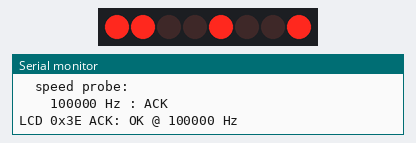
The sketch below on a simulated ESP32. On the bench: 8 port-expander outputs drawn as a row of LEDs (first output left, lit = HIGH), the last lines printed to the serial monitor. Wiring (inferred from the names in the program): PCF8574 port expander at I2C address 0x3E. Wiring (inferred from the signals the program sends): row of LEDs: on Q0, Q1, Q2, Q3, Q4, Q5, Q6, Q7. The local clock reads 2024-03-15 10:24:30 at power-on unless the sketch sets it; not simulated (calls return 0 or success): secrets.h.

Above: at 0.5 s.
At 1.01 s:
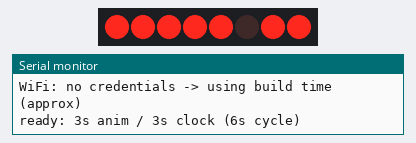
At 12.79 s:
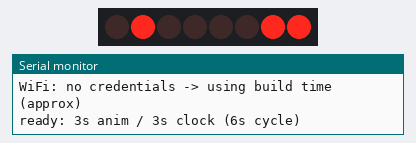
At 18.26 s:
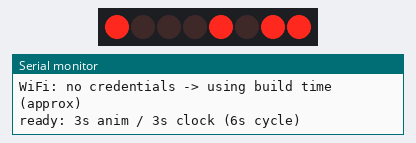
At 24.3 s:
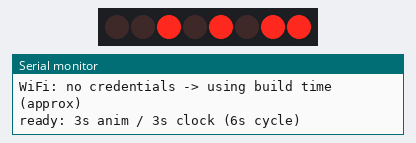
At 25.4 s:
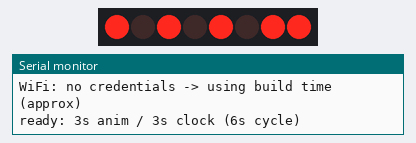
Timing chart, 0 to 40.0 s (numbered marks = the images above):
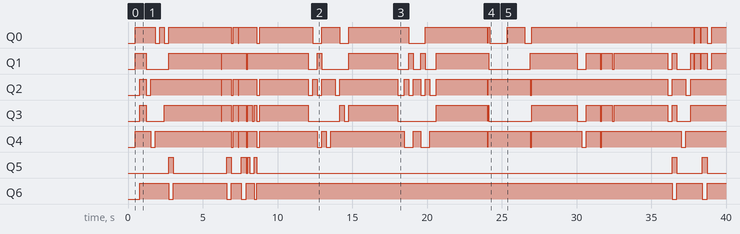

The sketch:

jwatch.ino
```cpp
/*
 * AQM1602Y-RN-GBW (ST7032i, I2C 16x2) demo  —  XIAO ESP32-C6
 *
 *   3 s : 2D animation  (drawn with an ASCII density ramp, no CGRAM needed)
 *   3 s : clock         (normal 5x8 font: HH:MM:SS + date), 6 s full cycle
 *
 * No custom characters are used at all -> nothing to swap, no flicker.
 *
 * I2C uses the ESP32-C6 INTERNAL pull-ups only.
 *   SDA = GPIO22 (D4), SCL = GPIO23 (D5), addr 0x3E
 *
 * Wiring (LCD 9-pin module):
 *   1 V0 open | 2 VOUT --[1uF]-- 5 VDD | 3 CAP1N --[1uF]-- 4 CAP1P
 *   5 VDD->3V3 | 6 VSS->GND | 7 SDA->GPIO22 | 8 SCL->GPIO23 | 9 /RES->3V3
 *
 * Wi-Fi credentials live in "secrets.h".
 */

#include <Wire.h>
#include <WiFi.h>
#include <time.h>
#include <math.h>
#include <string.h>
#include "driver/gpio.h"
#include "secrets.h"

// ---- configuration ----
static const int      PIN_SDA = 22;
static const int      PIN_SCL = 23;
static const uint8_t  LCD_ADDR = 0x3E;
static const uint8_t  LCD_CONTRAST = 35;
static const char*    TZ_INFO = "JST-9";
static uint32_t       g_i2cHz = 50000;

#define LCD_COLS 16
#define LCD_ROWS 2
#define FRAME_MS 40
#define PHASE_MS 3000UL          // switch anim <-> clock every 3 s
#define CYCLE_MS 6000UL          // one full cycle = 6 s

// animation density ramp: level 0 (empty) .. 7 (dense), built-in ROM chars
static const char kRamp[8] = {' ', '.', ':', '=', '+', '*', '#', '@'};

// -------------------------------------------------------------- low level
static void lcdCmd(uint8_t v) {
  Wire.beginTransmission(LCD_ADDR);
  Wire.write((uint8_t)0x00);
  Wire.write(v);
  Wire.endTransmission();
  delayMicroseconds(30);
}

static bool i2cPing(uint8_t a) {
  Wire.beginTransmission(a);
  return Wire.endTransmission() == 0;
}

static void i2cStart(uint32_t hz) {
  Wire.begin(PIN_SDA, PIN_SCL, hz);
  gpio_set_pull_mode((gpio_num_t)PIN_SDA, GPIO_PULLUP_ONLY);
  gpio_set_pull_mode((gpio_num_t)PIN_SCL, GPIO_PULLUP_ONLY);
}

static void busLevels() {
  pinMode(PIN_SDA, INPUT_PULLUP);
  pinMode(PIN_SCL, INPUT_PULLUP);
  delayMicroseconds(100);
  Serial.printf("  idle: SDA=%d SCL=%d\n", digitalRead(PIN_SDA), digitalRead(PIN_SCL));
}

static void probeSpeeds() {
  static const uint32_t s[] = {100000UL, 50000UL, 20000UL, 10000UL};
  Serial.println(F("  speed probe:"));
  for (unsigned i = 0; i < 4; i++) {
    Wire.end(); delay(20);
    i2cStart(s[i]); delay(20);
    bool ok = i2cPing(LCD_ADDR);
    Serial.printf("    %6lu Hz : %s\n", (unsigned long)s[i], ok ? "ACK" : "no-ack");
    if (ok) { g_i2cHz = s[i]; return; }
  }
}

static void lcdInit() {
  delay(50);
  lcdCmd(0x38); lcdCmd(0x39); lcdCmd(0x14);
  lcdCmd(0x70 | (LCD_CONTRAST & 0x0F));
  lcdCmd(0x54 | ((LCD_CONTRAST >> 4) & 0x03));
  lcdCmd(0x6C); delay(200);
  lcdCmd(0x38); lcdCmd(0x0C); lcdCmd(0x01); delay(2);
  lcdCmd(0x06);
}

// blit one 16-char row in a single transaction (raw char codes)
static void lcdWriteRow(uint8_t row, const uint8_t* codes) {
  lcdCmd(0x80 | (row ? 0x40 : 0x00));
  Wire.beginTransmission(LCD_ADDR);
  for (uint8_t i = 0; i < LCD_COLS; i++) {
    Wire.write(i == LCD_COLS - 1 ? 0x40 : 0xC0);
    Wire.write(codes[i]);
  }
  Wire.endTransmission();
}

// ------------------------------------------------------------- effects
static uint8_t g_frame[LCD_ROWS][LCD_COLS];

static inline uint8_t quant(float v) {
  if (v <= 0.0f) return 0;
  if (v >= 1.0f) return 7;
  int l = (int)(v * 8.0f);
  return (uint8_t)(l > 7 ? 7 : l);
}

static void fxPlasma(float t) {
  for (int y = 0; y < 2; y++) {
    float fy = y * 4.0f;
    for (int x = 0; x < 16; x++) {
      float v = sinf(x * 0.7f + t * 2.0f)
              + sinf(fy + t * 1.3f)
              + sinf((x * 0.5f - fy * 0.8f) + t * 1.7f);
      g_frame[y][x] = quant((v + 3.0f) / 6.0f);
    }
  }
}

static void fxBands(float t) {
  float ang = t * 0.35f, ca = cosf(ang), sa = sinf(ang);
  for (int y = 0; y < 2; y++) {
    float py = y * 4.0f;
    for (int x = 0; x < 16; x++)
      g_frame[y][x] = quant(0.5f + 0.5f * sinf((x * ca + py * sa) * 0.9f - t * 2.5f));
  }
}

static void fxRipple(float t) {
  float cx = 7.5f + 5.5f * cosf(t * 0.7f);
  float cy = 0.5f + 0.5f * sinf(t * 1.1f);
  for (int y = 0; y < 2; y++) {
    float dy = (y - cy) * 4.0f;
    for (int x = 0; x < 16; x++) {
      float dx = x - cx, d = sqrtf(dx * dx + dy * dy);
      g_frame[y][x] = quant(0.5f + 0.5f * sinf(d * 1.8f - t * 4.0f));
    }
  }
}

static float mbx[3] = {2.0f, 8.0f, 13.0f};
static float mby[3] = {0.0f, 1.0f, 0.4f};
static float mbvx[3] = {1.3f, -0.9f, 0.8f};
static float mbvy[3] = {0.35f, -0.45f, 0.55f};

static void fxMeta(float dt) {
  for (int i = 0; i < 3; i++) {
    mbx[i] += mbvx[i] * dt; mby[i] += mbvy[i] * dt;
    if (mbx[i] < 0) { mbx[i] = 0; mbvx[i] = -mbvx[i]; }
    if (mbx[i] > 15) { mbx[i] = 15; mbvx[i] = -mbvx[i]; }
    if (mby[i] < 0) { mby[i] = 0; mbvy[i] = -mbvy[i]; }
    if (mby[i] > 1) { mby[i] = 1; mbvy[i] = -mbvy[i]; }
  }
  for (int y = 0; y < 2; y++)
    for (int x = 0; x < 16; x++) {
      float s = 0.0f;
      for (int i = 0; i < 3; i++) {
        float dx = x - mbx[i], dy = (y - mby[i]) * 4.0f;
        s += 2.4f / (dx * dx + dy * dy + 0.9f);
      }
      g_frame[y][x] = quant(s * 0.5f);
    }
}

static void drawAnim() {
  uint8_t c0[LCD_COLS], c1[LCD_COLS];
  for (int i = 0; i < LCD_COLS; i++) {
    c0[i] = (uint8_t)kRamp[g_frame[0][i]];
    c1[i] = (uint8_t)kRamp[g_frame[1][i]];
  }
  lcdWriteRow(0, c0);
  lcdWriteRow(1, c1);
}

// ---------------------------------------------------------------- clock
static void setTimeFromCompile() {
  static const char months[] = "JanFebMarAprMayJunJulAugSepOctNovDec";
  char dbuf[12];
  strncpy(dbuf, __DATE__, sizeof(dbuf) - 1); dbuf[sizeof(dbuf) - 1] = 0;
  char mon[4] = {dbuf[0], dbuf[1], dbuf[2], 0};
  const char* p = strstr(months, mon);
  if (!p) return;
  struct tm t = {};
  t.tm_mon = (int)(p - months) / 3;
  t.tm_mday = atoi(dbuf + 4);
  t.tm_year = atoi(dbuf + 7) - 1900;
  t.tm_hour = atoi(__TIME__);
  t.tm_min = atoi(__TIME__ + 3);
  t.tm_sec = atoi(__TIME__ + 6);
  t.tm_isdst = -1;
  time_t tt = mktime(&t);
  struct timeval tv = { tt, 0 };
  settimeofday(&tv, nullptr);
}

static void startWifiAndNtp() {
  if (strlen(WIFI_SSID) == 0) {
    Serial.println(F("WiFi: no credentials -> using build time (approx)"));
    return;
  }
  WiFi.mode(WIFI_STA);
  WiFi.begin(WIFI_SSID, WIFI_PASS);
  Serial.printf("WiFi: connecting to %s", WIFI_SSID);
  uint32_t t0 = millis();
  while (WiFi.status() != WL_CONNECTED && millis() - t0 < 15000) { delay(300); Serial.print('.'); }
  Serial.println();
  if (WiFi.status() == WL_CONNECTED) {
    Serial.printf("WiFi: connected, IP %s\n", WiFi.localIP().toString().c_str());
    struct tm tm; uint32_t t1 = millis();
    while (!getLocalTime(&tm, 500) && millis() - t1 < 10000) Serial.print('*');
    Serial.println();
    if (getLocalTime(&tm, 0))
      Serial.printf("NTP synced: %02d:%02d:%02d\n", tm.tm_hour, tm.tm_min, tm.tm_sec);
  } else {
    Serial.println(F("WiFi: failed -> using build time (approx)"));
  }
}

// centered 16-char line from a string
static void centerInto(uint8_t* row, const char* s) {
  for (int i = 0; i < LCD_COLS; i++) row[i] = ' ';
  int n = strlen(s); if (n > LCD_COLS) n = LCD_COLS;
  int pad = (LCD_COLS - n) / 2;
  for (int i = 0; i < n; i++) row[pad + i] = (uint8_t)s[i];
}

static void drawClock(const struct tm* t) {
  char buf[17];
  uint8_t r0[LCD_COLS], r1[LCD_COLS];

  snprintf(buf, sizeof(buf), "%02d:%02d:%02d", t->tm_hour, t->tm_min, t->tm_sec);
  centerInto(r0, buf);

  snprintf(buf, sizeof(buf), "%04d/%02d/%02d", t->tm_year + 1900, t->tm_mon + 1, t->tm_mday);
  centerInto(r1, buf);

  lcdWriteRow(0, r0);
  lcdWriteRow(1, r1);
}

// ---------------------------------------------------------------- setup
void setup() {
  Serial.begin(115200);
  delay(400);
  Serial.println(F("\n=== AQM1602Y anim + clock (XIAO ESP32-C6) ==="));
  busLevels();
  probeSpeeds();

  Wire.beginTransmission(LCD_ADDR);
  uint8_t err = Wire.endTransmission();
  Serial.printf("LCD 0x%02X ACK: %s @ %lu Hz\n",
                LCD_ADDR, err == 0 ? "OK" : "FAIL", (unsigned long)g_i2cHz);

  lcdInit();
  lcdCmd(0x01); delay(2);

  configTzTime(TZ_INFO, "ntp.nict.jp", "pool.ntp.org");
  setTimeFromCompile();
  startWifiAndNtp();
  Serial.println(F("ready: 3s anim / 3s clock (6s cycle)"));
}

// ----------------------------------------------------------------- loop
void loop() {
  static uint32_t lastAnimMs = 0;
  static float    t = 0.0f;
  static int      lastClockSec = -1;
  static bool     wasClock = false;

  uint32_t now = millis();

  struct tm now_tm;
  bool have = getLocalTime(&now_tm, 0);
  if (!have) {
    uint32_t s = now / 1000;
    now_tm.tm_hour = (s / 3600) % 24; now_tm.tm_min = (s / 60) % 60;
    now_tm.tm_sec = s % 60;
  }

  bool showClock = ((now / PHASE_MS) % 2UL) == 1UL;   // 3 s anim / 3 s clock

  if (showClock) {                                    // -------- clock window
    wasClock = true;
    if (now_tm.tm_sec != lastClockSec) {
      lastClockSec = now_tm.tm_sec;
      drawClock(&now_tm);
    }
    return;
  }

  // -------------------------------------- animation window
  if (wasClock) { wasClock = false; lastAnimMs = now; lastClockSec = -1; }
  if (now - lastAnimMs < FRAME_MS) return;
  float dt = (now - lastAnimMs) / 1000.0f;
  if (dt > 0.2f) dt = 0.2f;
  lastAnimMs = now;
  t += dt; if (t > 1000.0f) t -= 1000.0f;

  uint8_t mode = (uint8_t)((now / CYCLE_MS) % 4);     // new effect each window
  switch (mode) {
    case 0: fxPlasma(t); break;
    case 1: fxBands(t);  break;
    case 2: fxRipple(t); break;
    default: fxMeta(dt); break;
  }
  drawAnim();
}
```

Measured:
- by itself, Q0: HIGH → LOW at 1.8 s, → HIGH 0.30 s later, → LOW 0.30 s later, → HIGH 0.30 s later, … (28 changes in this stretch)
- by itself, Q4: HIGH → LOW at 1.5 s, → HIGH 0.30 s later, → LOW 5.1 s later, → HIGH 0.14 s later, … (28 changes in this stretch)
- by itself, Q5: LOW → HIGH at 2.7 s, → LOW 0.30 s later, → HIGH 3.6 s later, → LOW 0.30 s later, … (14 changes in this stretch)
- by itself, Q6: LOW → HIGH at 0.79 s, → LOW 1.9 s later, → HIGH 0.30 s later, → LOW 3.6 s later, … (13 changes in this stretch)
